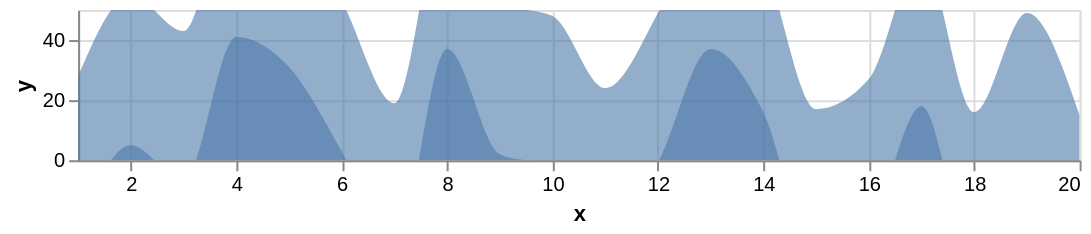

This figure's Vega-Lite source:
### Vega-Lite specification from a JSON file in a GitHub repository (floating-point values rounded to 4 significant figures)
{"config": {"view": {"height": 300, "width": 400}}, "layer": [{"encoding": {"y": {"scale": {"domain": [0, 50]}, "field": "y", "type": "quantitative", "axis": {"title": "y"}}, "x": {"scale": {"nice": false, "zero": false}, "field": "x", "type": "quantitative"}, "opacity": {"value": 0.6}}, "data": {"values": [{"y": 28, "x": 1}, {"y": 55, "x": 2}, {"y": 43, "x": 3}, {"y": 91, "x": 4}, {"y": 81, "x": 5}, {"y": 53, "x": 6}, {"y": 19, "x": 7}, {"y": 87, "x": 8}, {"y": 52, "x": 9}, {"y": 48, "x": 10}, {"y": 24, "x": 11}, {"y": 49, "x": 12}, {"y": 87, "x": 13}, {"y": 66, "x": 14}, {"y": 17, "x": 15}, {"y": 27, "x": 16}, {"y": 68, "x": 17}, {"y": 16, "x": 18}, {"y": 49, "x": 19}, {"y": 15, "x": 20}]}, "height": 75, "mark": {"interpolate": "monotone", "type": "area", "clip": true}, "width": 500}, {"transform": [{"calculate": "(datum.y - 50)", "as": "ny"}], "encoding": {"y": {"scale": {"domain": [0, 50]}, "field": "ny", "type": "quantitative"}, "x": {"scale": {"nice": false, "zero": false}, "field": "x", "type": "quantitative"}, "opacity": {"value": 0.6}}, "data": {"values": [{"y": 28, "x": 1}, {"y": 55, "x": 2}, {"y": 43, "x": 3}, {"y": 91, "x": 4}, {"y": 81, "x": 5}, {"y": 53, "x": 6}, {"y": 19, "x": 7}, {"y": 87, "x": 8}, {"y": 52, "x": 9}, {"y": 48, "x": 10}, {"y": 24, "x": 11}, {"y": 49, "x": 12}, {"y": 87, "x": 13}, {"y": 66, "x": 14}, {"y": 17, "x": 15}, {"y": 27, "x": 16}, {"y": 68, "x": 17}, {"y": 16, "x": 18}, {"y": 49, "x": 19}, {"y": 15, "x": 20}]}, "width": 500, "height": 75, "mark": {"interpolate": "monotone", "type": "area", "clip": true}}], "$schema": "https://vega.github.io/schema/vega-lite/v2.4.1.json"}
